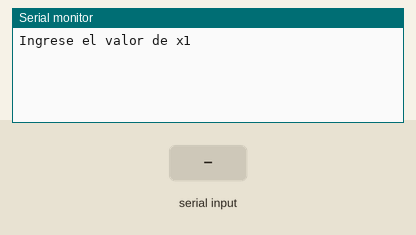
Simulated run of this sketch. Board: Arduino Uno, built with avr-gcc and run on an emulated ATmega328P. Shown: the last lines printed to the serial monitor. The test bench sets the inputs (shaded band).

Above: at 1.2 s.
1.3 s: "90,45\n" received over Serial
At 2.6 s:
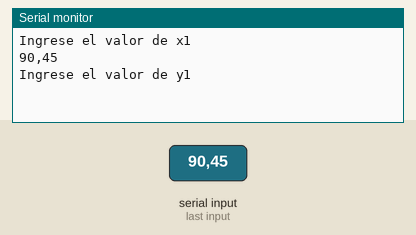
3.1 s: "0\n" received over Serial
At 4.3 s:
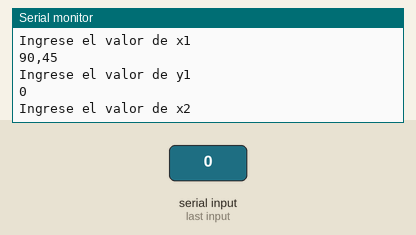

The sketch:

SE_DistanciaDosPuntos.ino
```cpp
int leds[8] = {6, 7, 8, 9, 10, 11, 12, 13};
int estado = 0;
void setup() {
  // put your setup code here, to run once:
  Serial.begin(9600);
  Serial.setTimeout(10);
}
String valor;
float v;
float x1, y1, x2, y2;
float distancia;
void loop() {
  // put your main code here, to run repeatedly:
  switch (estado) {
    case 0:
    case 3:
    case 6:
    case 9:
      if (estado == 0)
      {
        Serial.println("Ingrese el valor de x1");
      }
      else
      {
        if (estado == 3)
        {
          Serial.println("Ingrese el valor de y1");
        }
        else
        {
          if (estado == 6)
          {
            Serial.println("Ingrese el valor de x2");
          }
          else
          {
            Serial.println("Ingrese el valor de y2");
          }
        }
      }
      estado++;
      break;
    case 1:
    case 4:
    case 7:
    case 10:
    case 15:
      if (Serial.available() > 0)
      {
        valor = Serial.readString();
        estado++;
      }
      break;
    case 2:
    case 5:
    case 8:
    case 11:
    case 16:
      if (!valor.equals(""))
      {
        Serial.println(valor);
        v = valor.toFloat();
        if (estado == 2)
        {
          x1 = v;
          estado++;
        }
        else
        {
          if (estado == 5)
          {
            y1 = v;
            estado++;
          }
          else
          {
            if (estado == 8)
            {
              x2 = v;
              estado++;
            }
            else
            {
              if (estado == 11)
              {
                y2 = v;
                estado++;
              }
              else
              {
                if (v == 1)
                {
                  estado = 0;
                }
                else
                  estado = 14;
              }
            }
          }
        }
      }
      break;
    case 12:
      distancia = sqrt(pow(x2 - x1, 2) + pow(y2 - y1, 2));
      estado++;
      break;
    case 13:
      Serial.println("La distancia es: " + String (distancia));
      estado++;
      break;
    case 14:
      Serial.println("\nDesea repetir el algoritmo: 1=SI / 0= NO");
      estado++;
      break;
  }
  delay(100);
}
```

Measured:
- after the input at 1.3 s, the serial monitor: prints a new line after 0.21 s (image 1)
- after the input at 3.1 s, the serial monitor: prints a new line after 0.12 s (image 2)
